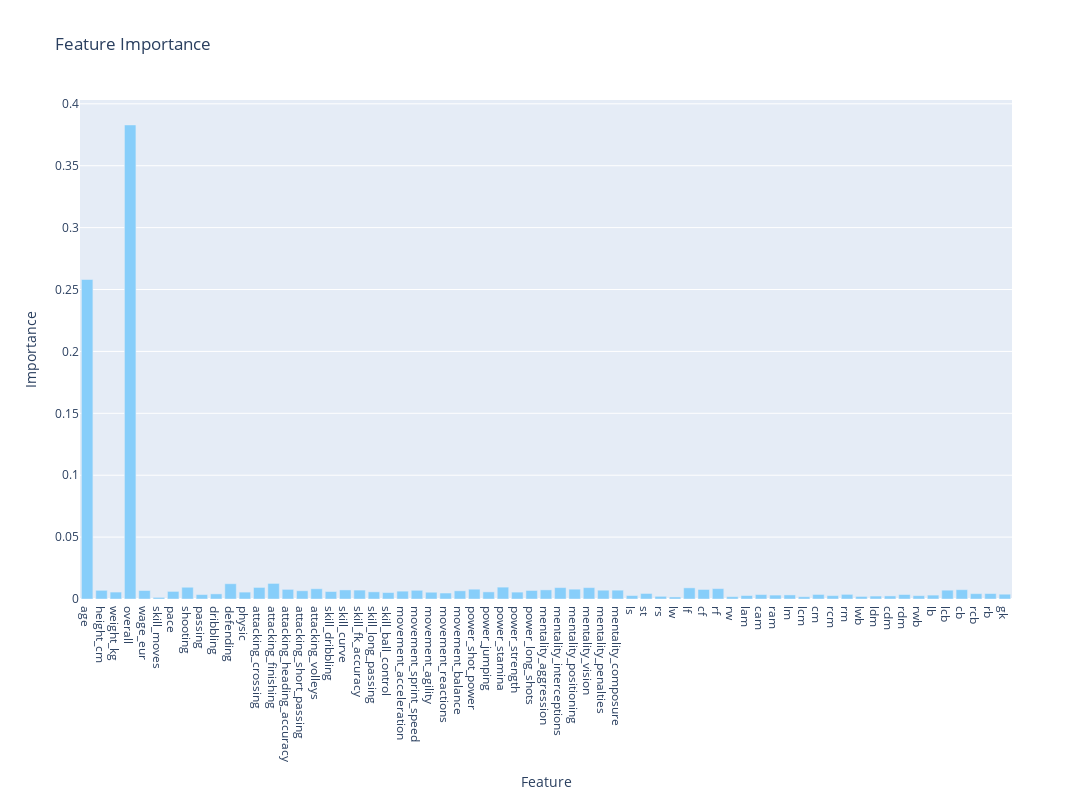

The notebook cell saved with this chart:
### Code cell
importances = clf.feature_importances_
feature_names = X.columns
fig = go.Figure()
fig.add_trace(go.Bar(
    x=feature_names,
    y=importances,
    marker_color='lightskyblue',
    name='Feature Importance'
))
fig.update_layout(
    title="Feature Importance",
    xaxis_title="Feature",
    yaxis_title="Importance",
    height=800, width=1200,
)
fig.show()

### Figure 1 — Plotly figure (JSON) as saved in the notebook; plotly's stock layout.template omitted (floating-point values rounded to 4 significant figures)
{"data": [{"marker": {"color": "lightskyblue"}, "name": "Feature Importance", "type": "bar", "x": ["age", "height_cm", "weight_kg", "overall", "wage_eur", "skill_moves", "pace", "shooting", "passing", "dribbling", "defending", "physic", "attacking_crossing", "attacking_finishing", "attacking_heading_accuracy", "attacking_short_passing", "attacking_volleys", "skill_dribbling", "skill_curve", "skill_fk_accuracy", "skill_long_passing", "skill_ball_control", "movement_acceleration", "movement_sprint_speed", "movement_agility", "movement_reactions", "movement_balance", "power_shot_power", "power_jumping", "power_stamina", "power_strength", "power_long_shots", "mentality_aggression", "mentality_interceptions", "mentality_positioning", "mentality_vision", "mentality_penalties", "mentality_composure", "ls", "st", "rs", "lw", "lf", "cf", "rf", "rw", "lam", "cam", "ram", "lm", "lcm", "cm", "rcm", "rm", "lwb", "ldm", "cdm", "rdm", "rwb", "lb", "lcb", "cb", "rcb", "rb", "gk"], "y": [0.2581, 0.007008, 0.005599, 0.3829, 0.006864, 0.0013, 0.006128, 0.009502, 0.003603, 0.004155, 0.01234, 0.005576, 0.009354, 0.01258, 0.007769, 0.006659, 0.008285, 0.006048, 0.007339, 0.007209, 0.005786, 0.005198, 0.006343, 0.007038, 0.00547, 0.004832, 0.006612, 0.007921, 0.005754, 0.009587, 0.005568, 0.006881, 0.007379, 0.009227, 0.007948, 0.00921, 0.007103, 0.007152, 0.00279, 0.004474, 0.002168, 0.001646, 0.009011, 0.007707, 0.008405, 0.001898, 0.002822, 0.003602, 0.003168, 0.003304, 0.001846, 0.003659, 0.002735, 0.003755, 0.002079, 0.002376, 0.002492, 0.003629, 0.002687, 0.003148, 0.007128, 0.007519, 0.004325, 0.004406, 0.003868]}], "layout": {"height": 800, "title": {"text": "Feature Importance"}, "width": 1200, "xaxis": {"autorange": true, "range": [-0.5, 64.5], "title": {"text": "Feature"}, "type": "category"}, "yaxis": {"autorange": true, "range": [0, 0.4031], "title": {"text": "Importance"}, "type": "linear"}}}
